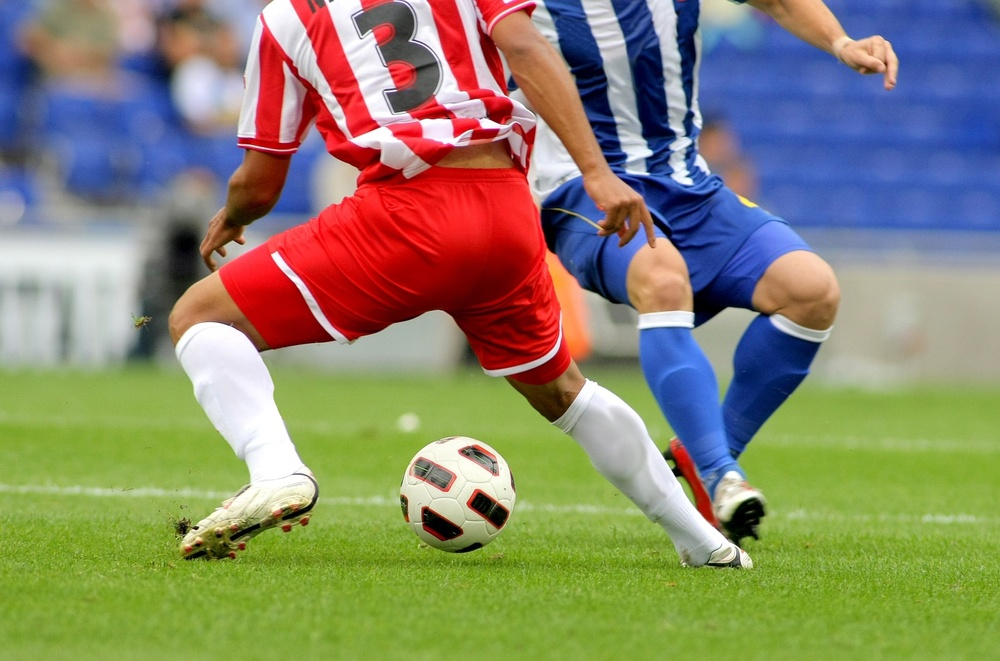
#> input picture soccer.jpg, 1000 x 661 px, shrunk from 1434 x 948 before the run
$ python 4-3_src.py
#> lines starting #> are read from the running program, lines starting #| are printed output that depends on the picture; after the words box and inside, x2 and y2 are one past the last pixel; in counts of white or black regions, pixels touching at a corner belong together
import cv2 as cv
import numpy as np

img=cv.imread('soccer.jpg')	 # 영상 읽기
#> img is the input picture: shape (661, 1000, 3); mean B, G, R 107.3, 133.3, 136.8
gray=cv.cvtColor(img,cv.COLOR_BGR2GRAY)
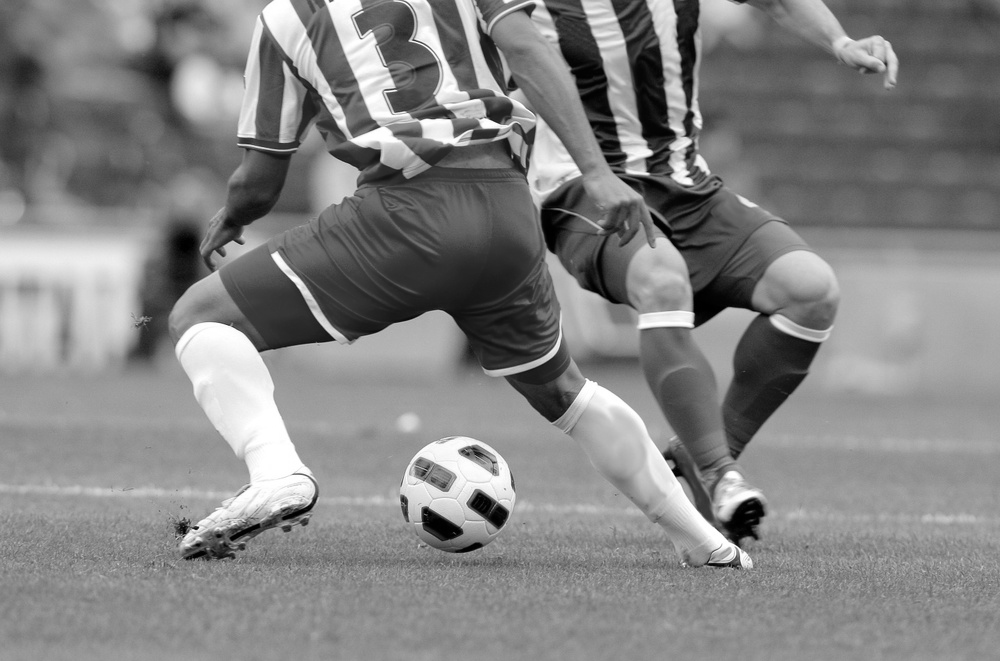
#> gray: shape (661, 1000); min 0, max 255, mean 131.4
canny=cv.Canny(gray,50,100)
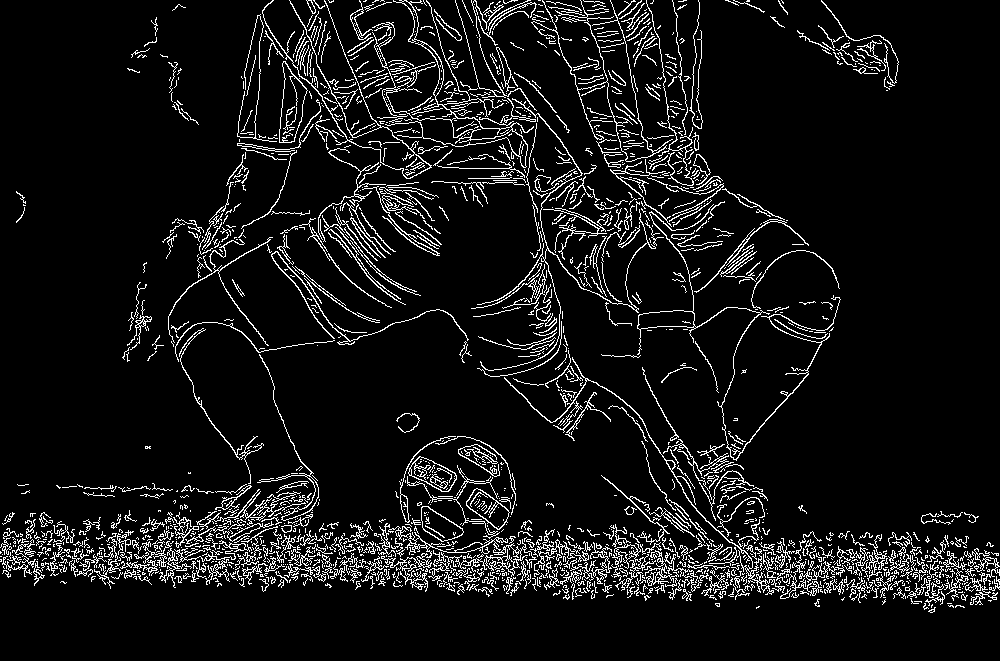
#> canny: shape (661, 1000); 8% white in thin lines or dots

# 외곽선 검출

contour, hierarchy = cv.findContours(canny, cv.RETR_LIST, cv.CHAIN_APPROX_NONE)
#> contour = 2332 contours, 2116 with area under 20; largest, box (x1, y1, x2, y2) and area: (372, 0, 534, 168) 1458, (279, 61, 308, 143) 1354, (279, 61, 308, 143) 1320, (637, 204, 841, 461) 1125, (408, 456, 457, 492) 962

lcontour=[]
for i in range(len(contour)):
    if contour[i].shape[0]>100:
        lcontour.append(contour[i])
#> after the loop, lcontour = 167 contours, 37 with area under 20; largest, box (x1, y1, x2, y2) and area: (372, 0, 534, 168) 1458, (279, 61, 308, 143) 1354, (279, 61, 308, 143) 1320, (637, 204, 841, 461) 1125, (408, 456, 457, 492) 962
cv.drawContours(img, lcontour, -1,(0,255,0), 3)
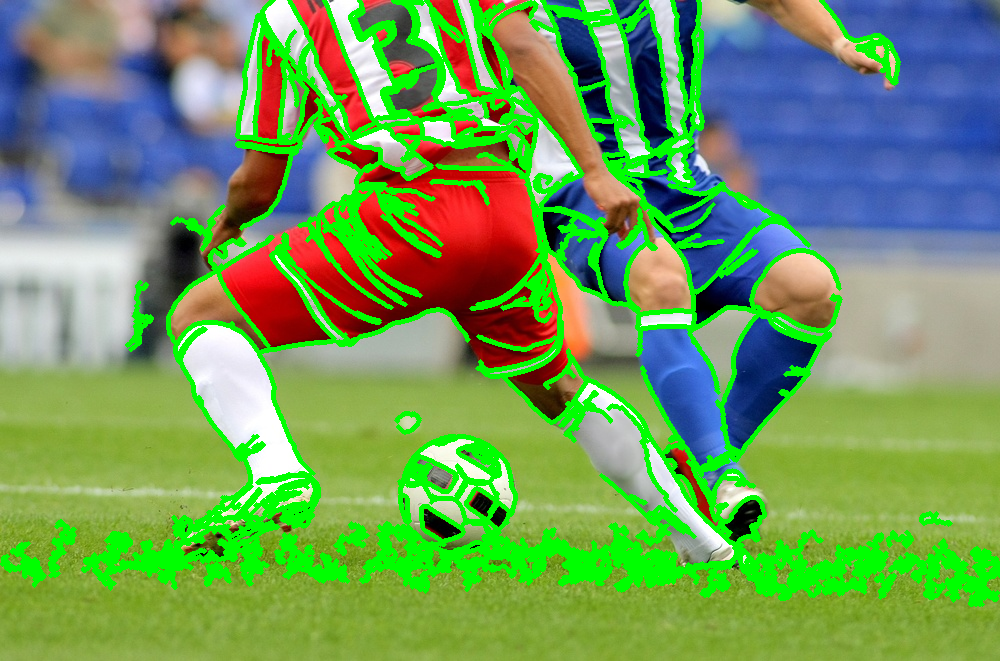
#> img: shape (661, 1000, 3); 16.79% of pixels changed, all inside (x1, y1, x2, y2) = (0, 0, 1000, 607)


cv.imshow('Original with contours',img)
cv.imshow('Canny',canny)

cv.waitKey()
cv.destroyAllWindows()

$ run again, with apples.jpg copied over soccer.jpg
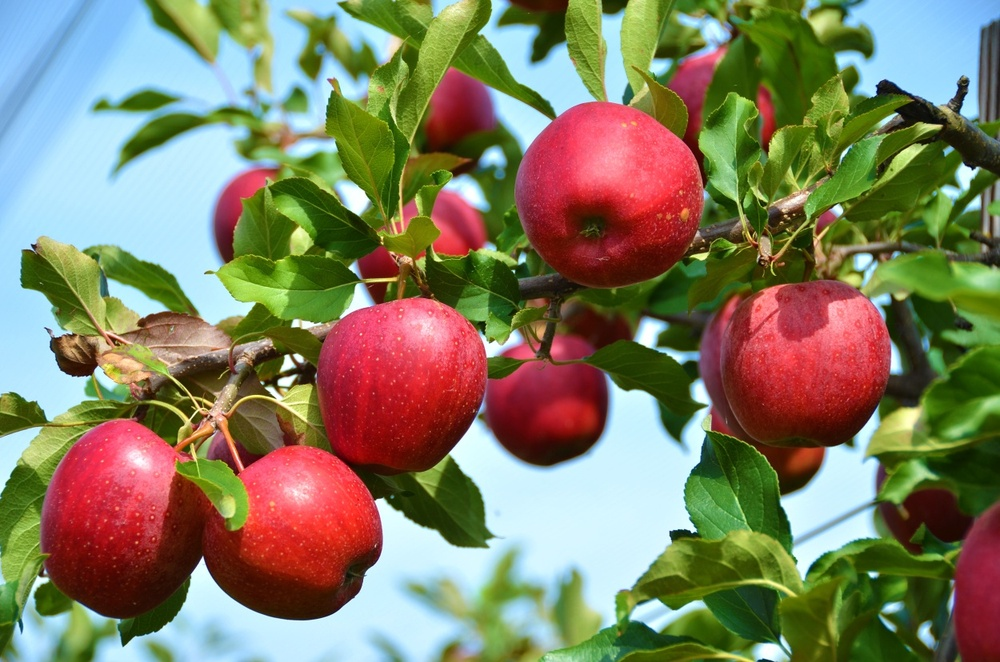
#> input picture apples.jpg, 1000 x 662 px, shrunk from 1250 x 828 before the run
#> img is the input picture: shape (662, 1000, 3); mean B, G, R 98.6, 125.8, 129.6
#> `canny=cv.Canny(gray,50,100)`:
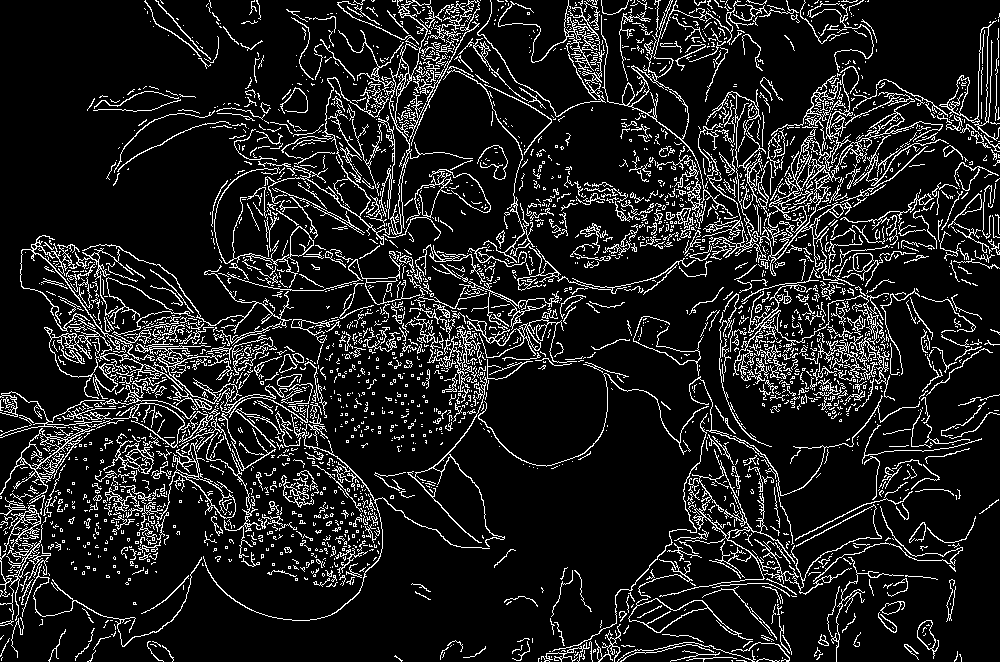
#> canny: shape (662, 1000); 12.1% white in thin lines or dots
#> contour = 4029 contours, 3716 with area under 20; largest, box (x1, y1, x2, y2) and area: (659, 460, 882, 597) 2244, (601, 0, 733, 216) 2148, (631, 66, 689, 140) 1723, (699, 469, 751, 540) 1677, (689, 89, 844, 276) 1515
#> after the loop `for i in range(len(contour)):`: lcontour = 223 contours, 62 with area under 20; largest, box (x1, y1, x2, y2) and area: (659, 460, 882, 597) 2244, (601, 0, 733, 216) 2148, (631, 66, 689, 140) 1723, (699, 469, 751, 540) 1677, (689, 89, 844, 276) 1515
#> `cv.drawContours(img, lcontour, -1,(0,255,0), 3)`:
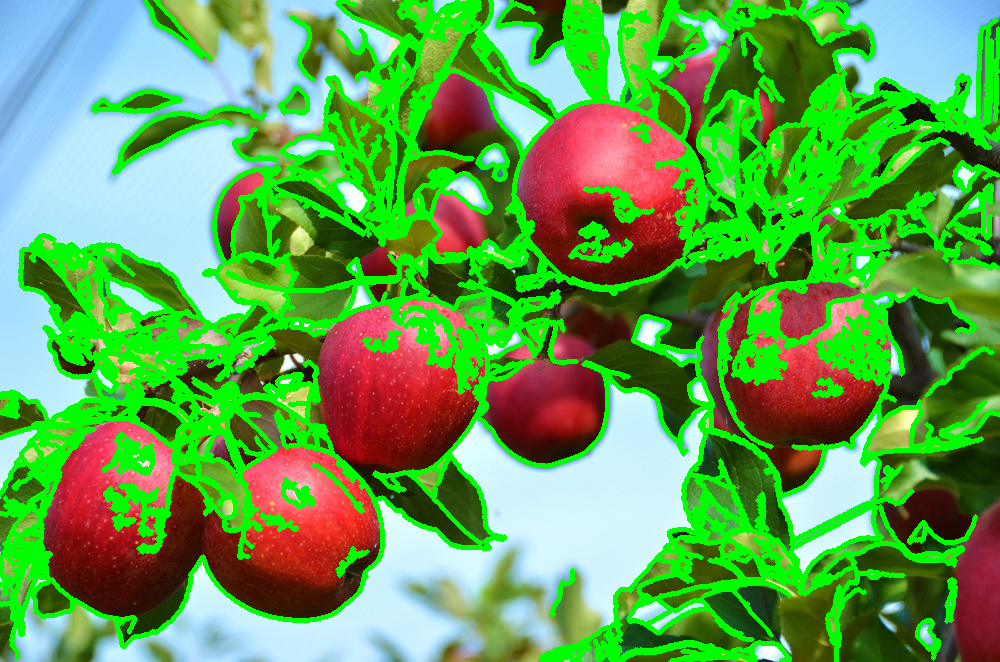
#> img: shape (662, 1000, 3); mean B, G, R 79.1, 160.9, 96.6

$ run again, with busy_street.jpg copied over soccer.jpg
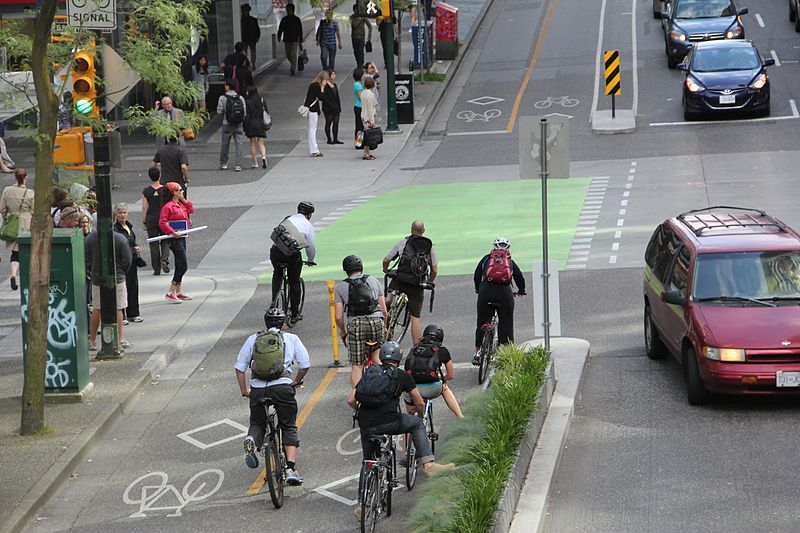
#> input picture busy_street.jpg, 800 x 533 px
#> img is the input picture: shape (533, 800, 3); mean B, G, R 115.4, 119.8, 118.7
#> `canny=cv.Canny(gray,50,100)`:
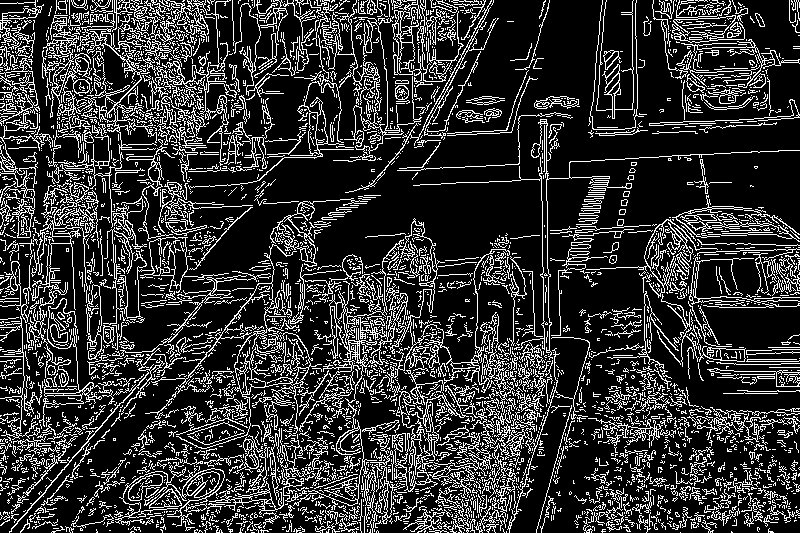
#> canny: shape (533, 800); 20.1% white in thin lines or dots
#> contour = 5014 contours, 4620 with area under 20; largest, box (x1, y1, x2, y2) and area: (293, 218, 510, 510) 1699, (115, 465, 225, 527) 1114, (672, 0, 745, 43) 1108, (58, 24, 157, 228) 1032, (673, 15, 736, 43) 990
#> after the loop `for i in range(len(contour)):`: lcontour = 203 contours, 59 with area under 20; largest, box (x1, y1, x2, y2) and area: (293, 218, 510, 510) 1699, (115, 465, 225, 527) 1114, (672, 0, 745, 43) 1108, (58, 24, 157, 228) 1032, (673, 15, 736, 43) 990
#> `cv.drawContours(img, lcontour, -1,(0,255,0), 3)`:
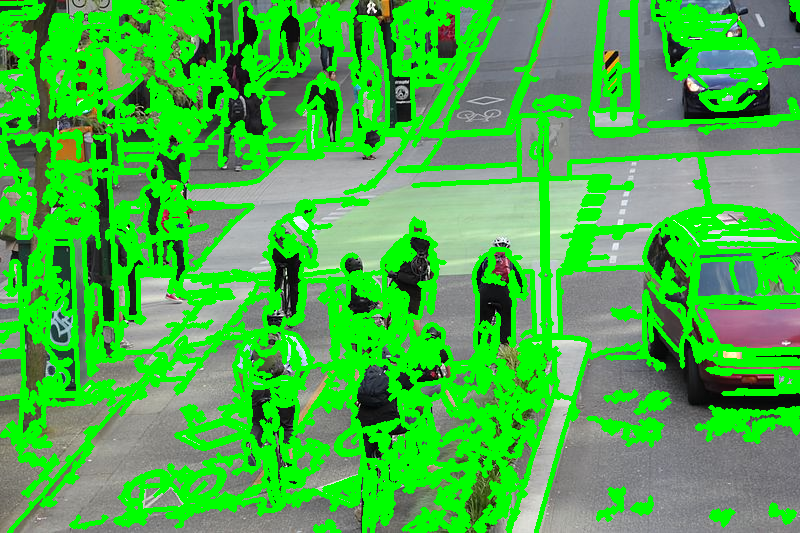
#> img: shape (533, 800, 3); mean B, G, R 71.1, 179.7, 71.6

$ run again, with girl_laughing.jpg copied over soccer.jpg
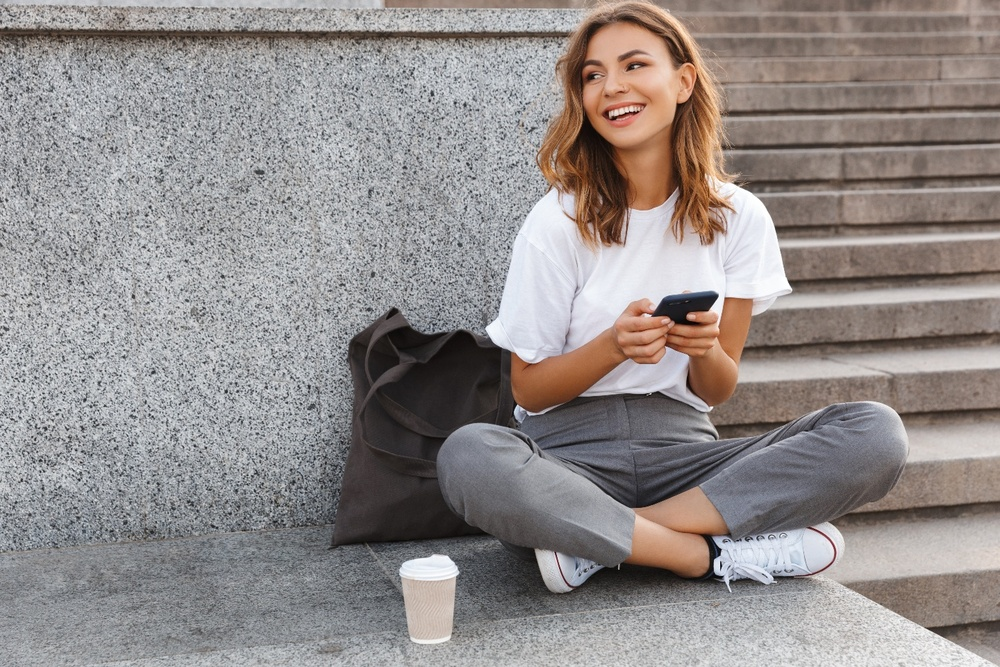
#> input picture girl_laughing.jpg, 1000 x 667 px, shrunk from 1440 x 960 before the run
#> img is the input picture: shape (667, 1000, 3); mean B, G, R 139.3, 140.6, 146.9
#> `canny=cv.Canny(gray,50,100)`:
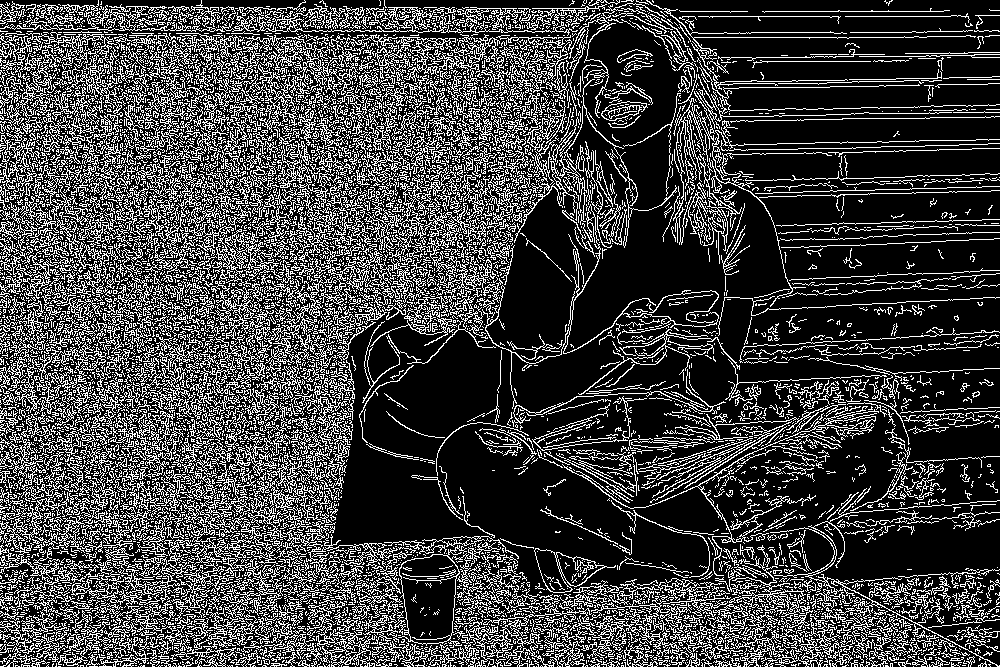
#> canny: shape (667, 1000); 25.6% white in thin lines or dots
#> contour = 12951 contours, 12129 with area under 20; largest, box (x1, y1, x2, y2) and area: (398, 542, 501, 648) 4463, (399, 554, 460, 645) 4202, (534, 548, 616, 593) 1732, (182, 476, 312, 571) 1520, (187, 4, 578, 36) 1242
#> after the loop `for i in range(len(contour)):`: lcontour = 479 contours, 105 with area under 20; largest, box (x1, y1, x2, y2) and area: (398, 542, 501, 648) 4463, (399, 554, 460, 645) 4202, (534, 548, 616, 593) 1732, (182, 476, 312, 571) 1520, (187, 4, 578, 36) 1242
#> `cv.drawContours(img, lcontour, -1,(0,255,0), 3)`:
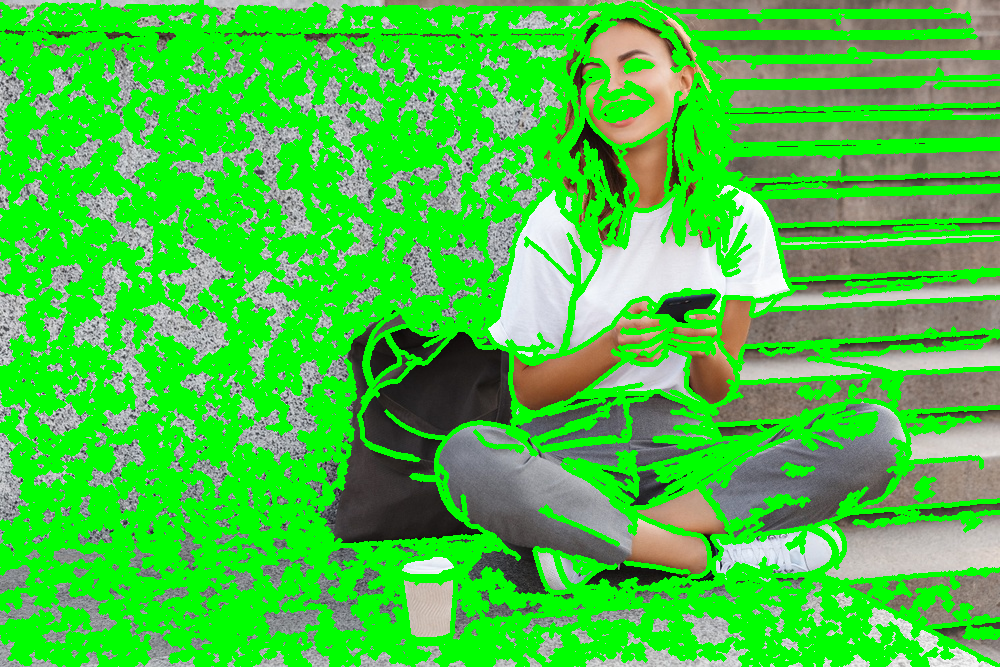
#> img: shape (667, 1000, 3); mean B, G, R 65.7, 198.6, 70.8
